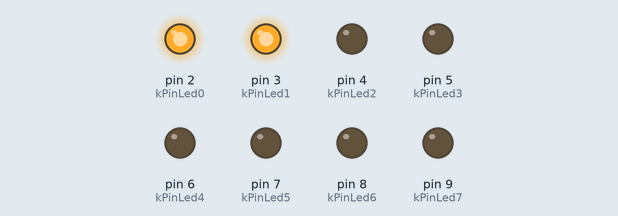
A sketch run on a simulated Arduino Uno, built with avr-gcc and run on an emulated ATmega328P. Parts: output pins drawn as LEDs (lit = HIGH).

Above: at 0.5 s.
At 2.0 s:
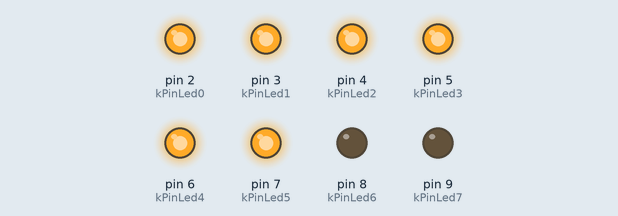
At 2.7 s:
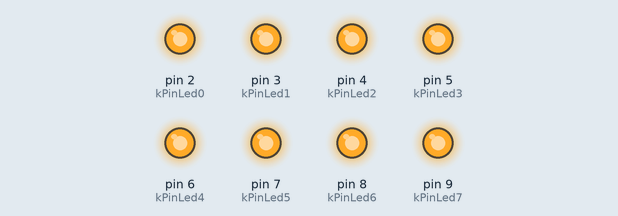
At 3.5 s:
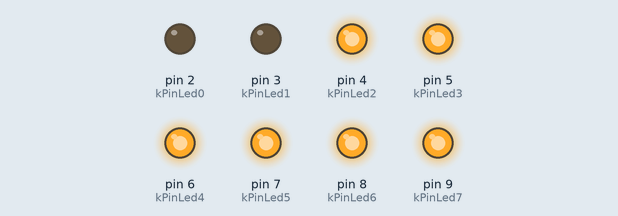
At 5.0 s:
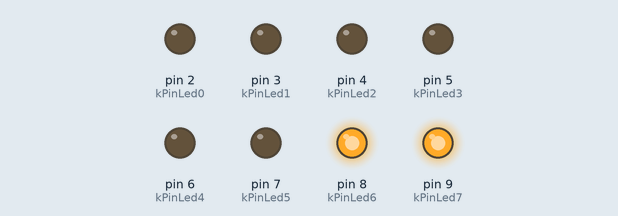
At 7.2 s:
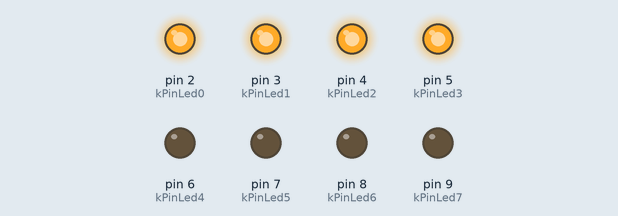
Timing chart, 0 to 7.8 s (numbered marks = the images above):
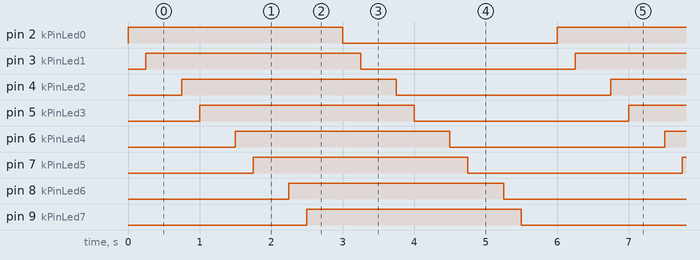

Measured:
- by itself, pin 2 (kPinLed0), pin 3 (kPinLed1), pin 4 (kPinLed2), pin 5 (kPinLed3), pin 6 (kPinLed4), pin 7 (kPinLed5), pin 8 (kPinLed6), pin 9 (kPinLed7): alternates HIGH for 3.0 s and LOW for 3.0 s
- by itself, everything shown: repeats every 6.0 s, in 16 steps

The sketch:

unicolor-led-blink-8.ino
```cpp
/*
 * Program Name: Unicolor 8 LED Blink
 * Author: Ignacio Rubio
 * Date: 13 November 2017
 * Description:
 *  Turns 8 LEDs (4 red and 4 yellow) on for one half second then off for one
 * half second repeatedly.
 */

// pind definition
const int kPinLed0 = 2;  // LED red
const int kPinLed1 = 3;  // LED yellow
const int kPinLed2 = 4;  // LED red
const int kPinLed3 = 5;  // LED yellow
const int kPinLed4 = 6;  // LED red
const int kPinLed5 = 7;  // LED yellow
const int kPinLed6 = 8;  // LED red
const int kPinLed7 = 9;  // LED yellow

/*
 * Function Name: setup
 * Purpose: Run once when the system powers up.
 */
void setup() {
  pinMode(kPinLed0, OUTPUT);
  pinMode(kPinLed1, OUTPUT);
  pinMode(kPinLed2, OUTPUT);
  pinMode(kPinLed3, OUTPUT);
  pinMode(kPinLed4, OUTPUT);
  pinMode(kPinLed5, OUTPUT);
  pinMode(kPinLed6, OUTPUT);
  pinMode(kPinLed7, OUTPUT);
}

/*
 * Function Name: loop
 * Purpose: Runs over and over again, as long as the Arduino
 * has power.
 */
void loop() {
  // turns on LEDs
  digitalWrite(kPinLed0, HIGH);
  delay(250);
  digitalWrite(kPinLed1, HIGH);
  delay(500);
  digitalWrite(kPinLed2, HIGH);
  delay(250);
  digitalWrite(kPinLed3, HIGH);
  delay(500);
  digitalWrite(kPinLed4, HIGH);
  delay(250);
  digitalWrite(kPinLed5, HIGH);
  delay(500);
  digitalWrite(kPinLed6, HIGH);
  delay(250);
  digitalWrite(kPinLed7, HIGH);
  delay(500);

  // turns off LEDs
  digitalWrite(kPinLed0, LOW);
  delay(250);
  digitalWrite(kPinLed1, LOW);
  delay(500);
  digitalWrite(kPinLed2, LOW);
  delay(250);
  digitalWrite(kPinLed3, LOW);
  delay(500);
  digitalWrite(kPinLed4, LOW);
  delay(250);
  digitalWrite(kPinLed5, LOW);
  delay(500);
  digitalWrite(kPinLed6, LOW);
  delay(250);
  digitalWrite(kPinLed7, LOW);
  delay(500);

}
```
